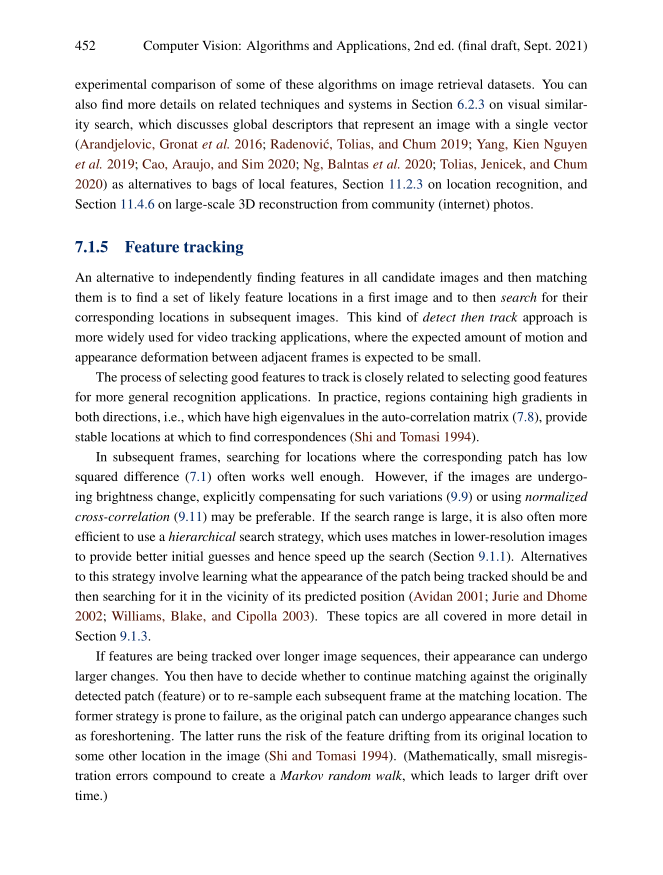
#> input picture assignment_4/reference_img.png, 1325 x 1750 px (shown at 1/2 size)
$ python main.py
#> lines starting #> are read from the running program, lines starting #| are printed output that depends on the picture; pictures that were not available may be replaced by others from this repository, and a replacement may not be noted
#> in main, reference_image is the input picture: shape (1750, 1325, 3); mean B, G, R 239, 239, 239.3
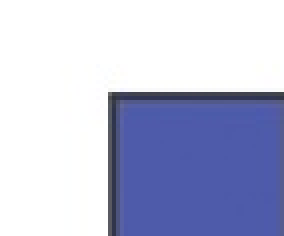
#> input picture assignment_3/shapes_template.jpg, 71 x 59 px, given in place of align_this.jpg, which was not available (shown 4 times larger)
#> in main, image_to_align is the input picture: shape (59, 71, 3); mean B, G, R 218.4, 191.9, 187.6
import cv2
import numpy as np
from matplotlib import pyplot as plt


def HCD(reference_img):
    gray = cv2.cvtColor(reference_img, cv2.COLOR_BGR2GRAY)

    dst = cv2.cornerHarris(gray, 2, 3, 0.04)

    dst = cv2.dilate(dst, None)

    reference_img[dst > 0.01 * dst.max()] = [0, 0, 255]

    cv2.imwrite("harris.png", reference_img)
    cv2.imshow('dst', reference_img)

    if cv2.waitKey(0) & 0xff == 27:
        cv2.destroyAllWindows()


def SIFT(reference_image, image_to_align, max_features, good_match_precent):

#> called with max_features = 10, good_match_precent = 0.7
    if len(reference_image.shape) == 3:
        reference_gray = cv2.cvtColor(reference_image, cv2.COLOR_BGR2GRAY)
    else:
        reference_gray = reference_image

    if len(image_to_align.shape) == 3:
        image_to_align_gray = cv2.cvtColor(image_to_align, cv2.COLOR_BGR2GRAY)
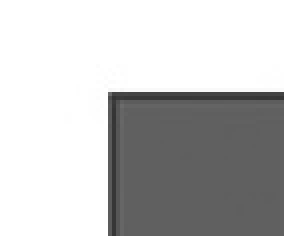
#> image_to_align_gray: shape (59, 71) (shown 4 times larger); min 51, max 255, mean 193.6
        image_to_align_color = image_to_align
    else:
        image_to_align_gray = image_to_align
        image_to_align_color = cv2.cvtColor(image_to_align, cv2.COLOR_GRAY2BGR)

    sift = cv2.SIFT_create()

    kp1, des1 = sift.detectAndCompute(reference_gray, None)
#> kp1 = 16587 keypoints; strongest (x, y, size): (868, 326, 1.8), (940, 286, 1.8), (528, 286, 1.8), (209, 1230, 1.8)
    kp2, des2 = sift.detectAndCompute(image_to_align_gray, None)
#> kp2 = 6 keypoints; (x, y, size): (28, 24, 2.2), (28, 24, 2.2), (35, 31, 13.5), (35, 31, 13.5), (37, 33, 17.4), (37, 33, 17.4)

    FLANN_INDEX_KDTREE = 1
    index_params = dict(algorithm=FLANN_INDEX_KDTREE, trees=5)
    search_params = dict(checks=50)
    flann = cv2.FlannBasedMatcher(index_params, search_params)

    matches = flann.knnMatch(des1, des2, k=2)
#> matches = 16587 matches

    good = []
    for m, n in matches:
        if m.distance < good_match_precent * n.distance:
            good.append(m)
#> after the loop, good = []

    if len(good) >= max_features:
        print(f"Found {len(good)} good matches (threshold: {max_features})")

        src_pts = np.float32([kp1[m.queryIdx].pt for m in good]).reshape(-1, 1, 2)
        dst_pts = np.float32([kp2[m.trainIdx].pt for m in good]).reshape(-1, 1, 2)

        M, mask = cv2.findHomography(dst_pts, src_pts, cv2.RANSAC, 5.0)
        matchesMask = mask.ravel().tolist()

        h, w = reference_gray.shape
        aligned_img = cv2.warpPerspective(image_to_align_color, M, (w, h))

        cv2.imwrite('aligned.jpg', aligned_img)
        print("Aligned image saved as 'aligned.jpg'")

    else:
        print(f"Not enough matches found - {len(good)}/{max_features}")
#| Not enough matches found - 0/10
        matchesMask = None
        aligned_img = None

    draw_params = dict(
        matchColor=(0, 255, 0),
        singlePointColor=None,
        matchesMask=matchesMask,
        flags=2
    )

    matches_img = cv2.drawMatches(
        reference_gray, kp1,
        image_to_align_gray, kp2,
        good, None,
        **draw_params
    )
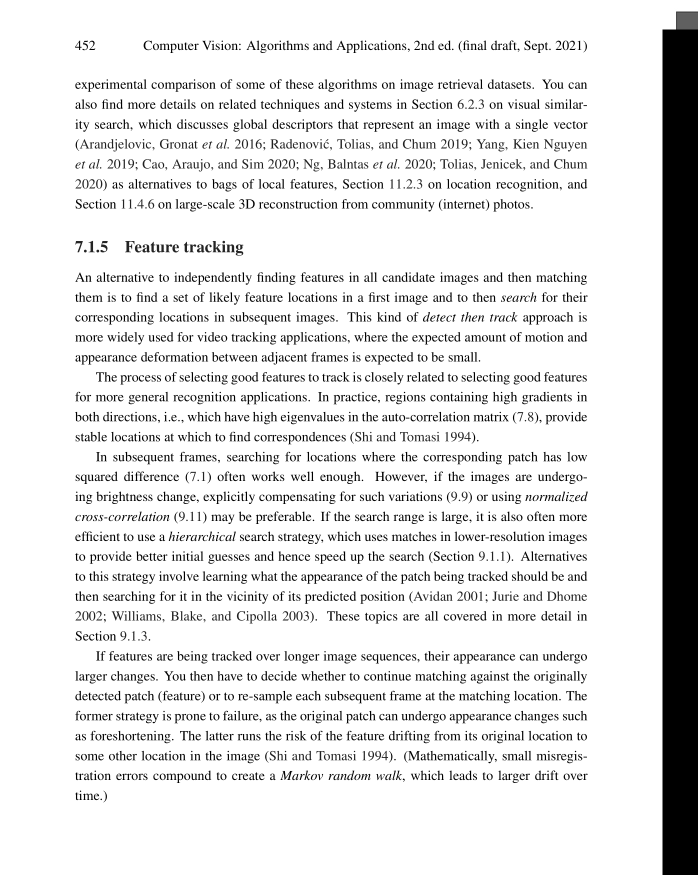
#> matches_img: shape (1750, 1396, 3) (shown at 1/2 size); min 0, max 255, mean 227.2

    cv2.imwrite('matches.jpg', matches_img)
    print("Matches visualization saved as 'matches.jpg'")

    plt.figure(figsize=(15, 10))

    plt.subplot(2, 1, 1)
    plt.imshow(matches_img)
    plt.title('Feature Matches')
    plt.axis('off')

    if aligned_img is not None:
        plt.subplot(2, 1, 2)
        plt.imshow(cv2.cvtColor(aligned_img, cv2.COLOR_BGR2RGB))
        plt.title('Aligned Image')
        plt.axis('off')

    plt.tight_layout()
    plt.show()

    return aligned_img, matches_img


def main():
    reference_image = cv2.imread("reference_img.png")
    image_to_align = cv2.imread("align_this.jpg")

    max_features = 10
    good_match_percent = 0.7

    # HCD(reference_image)

    SIFT(reference_image, image_to_align, max_features, good_match_percent)


if __name__ == "__main__":
    main()
